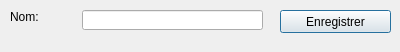
<?xml version="1.0" encoding="UTF-8"?>
<ui version="4.0">
 <class>NewProjectWindow</class>
 <widget class="QDialog" name="NewProjectWindow">
  <property name="geometry">
   <rect>
    <x>0</x>
    <y>0</y>
    <width>400</width>
    <height>52</height>
   </rect>
  </property>
  <property name="windowTitle">
   <string>Dialog</string>
  </property>
  <widget class="QPushButton" name="saveNewProjButton">
   <property name="geometry">
    <rect>
     <x>280</x>
     <y>10</y>
     <width>111</width>
     <height>23</height>
    </rect>
   </property>
   <property name="text">
    <string>Enregistrer</string>
   </property>
  </widget>
  <widget class="QLineEdit" name="newProjName">
   <property name="geometry">
    <rect>
     <x>82</x>
     <y>10</y>
     <width>181</width>
     <height>20</height>
    </rect>
   </property>
  </widget>
  <widget class="QLabel" name="label">
   <property name="geometry">
    <rect>
     <x>10</x>
     <y>10</y>
     <width>47</width>
     <height>13</height>
    </rect>
   </property>
   <property name="text">
    <string>Nom:</string>
   </property>
  </widget>
 </widget>
 <resources/>
 <connections/>
</ui>
